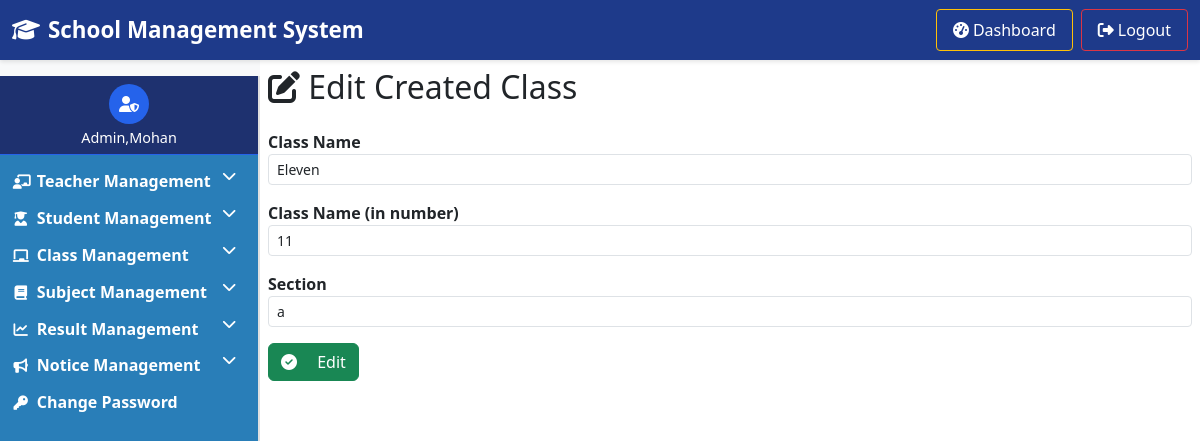
/edit_class/12/, run on the app's committed database.
### academics/classes_app/models.py (models this page shows, shortened)
class CreateClassModel(models.Model):
	class_name_model = models.CharField(max_length=50, null=False)
	class_numeric_model = models.IntegerField()
	class_section_model = models.CharField(max_length=20)
	creation_date_model = models.DateTimeField(auto_now_add=True)
	update_date_model = models.DateTimeField(auto_now=True)

### academics/classes_app/views.py (the view, shortened to what this page needs)
# urls.py: path('edit_class/<int:class_id>/',edit_class ,name='editclass'),
def edit_class(request, class_id):
    class_edit = get_object_or_404(CreateClassModel, pk=class_id)
    return render(request, 'editclass.html', {'class_edit': class_edit})

### academics/classes_app/templates/editclass.html (shortened to what this page needs)
{% extends 'accounts/base_admin.html' %}
{% block abc %}
<div>
    <h2 class="mb-4"><i class="fas fa-edit"></i> Edit Created Class</h2>
    <form method="POST" autocomplete="off">
        <div class="mb-3">
            <label for="ClassName"><strong>Class Name</strong></label>
            <input type="text" class="col-md-4 form-control form-control-sm" id="ClassName" name="editclass_class_name"
                required placeholder="Class Standard" value="{{class_edit.class_name_model}}">
        </div>
        <div class="mb-3">
            <label for="ClassNameNumeric"><strong>Class Name (in number)</strong></label>
            <input type="text" class="col-md-4 form-control form-control-sm" id="ClassNameNumeric"
                name="editclass_class_numeric" required placeholder="e.g. 1, 2, 3"
                value="{{class_edit.class_numeric_model}}">
        </div>
        <div class="mb-3">
            <label for="ClassSection"><strong>Section</strong></label>
            <input type="text" class="col-md-4 form-control form-control-sm" id="ClassSection"
                name="editclass_class_section" required placeholder="Class Section"
                value="{{class_edit.class_section_model}}">
        </div>
        <button type="submit" class="btn btn-success">
            <i class="fas fa-check-circle me-3"></i> Edit
        </button>
    </form>
</div>
{% endblock %}

### dashboard_layout_app/templates/accounts/base_admin.html (style rules this page uses)
* { margin: 0; padding: 0; box-sizing: border-box; }
body { font-family: 'Segoe UI', Tahoma, Geneva, Verdana, sans-serif; background: #f8f9fa; min-height: 100vh; }

### data on the page
CreateClassModel: editclass_class_name "Eleven", editclass_class_numeric "11", editclass_class_section "a"
